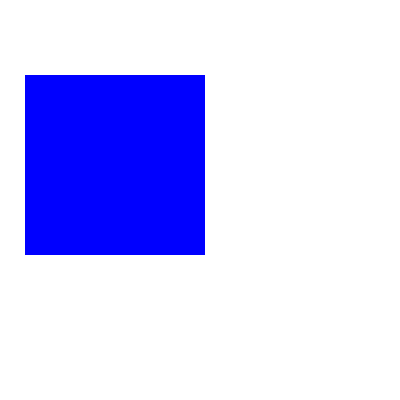
Frame 1 (no input)
Frame 60 (no input): identical to frame 1, image omitted
Frame 120 (the mouse pressed at the canvas centre since frame 60): identical to frame 1, image omitted

The p5.js sketch that drew this single still picture (run headless with seeded random() and noise() and a simulated clock; from frame 60 on, the mouse is pressed at the canvas centre):

// p5.js sketch
// ── sketch.js
function setup() {
    createCanvas(400,400);
}

function draw() {
    background(255);
    noStroke();
    
    fill(0,0,255)
    square(25,75,180)

}
